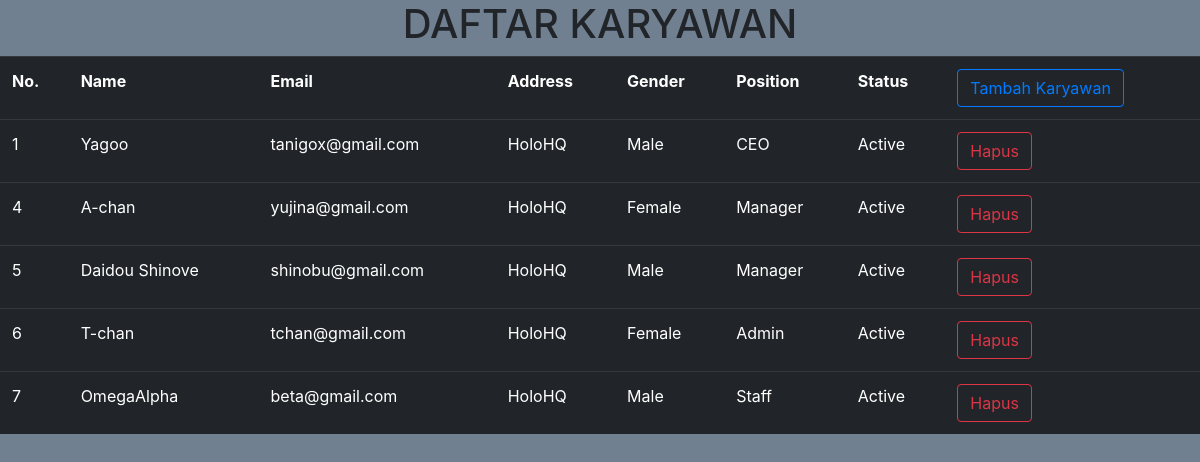
The page / on the database its author committed.
### tables this page shows
CREATE TABLE `karyawan` (
  `id` int(3) NOT NULL,
  `name` varchar(255) NOT NULL,
  `email` varchar(255) NOT NULL,
  `address` varchar(255) NOT NULL,
  `gender` varchar(255) NOT NULL,
  `position` varchar(255) NOT NULL,
  `status` varchar(255) NOT NULL
);

### functions.php (called while the page is built, shortened)
<?php
$conn = mysqli_connect("localhost", "root", "", "praktikum_9");
function query($query)
{
    global $conn;
    $data = mysqli_query($conn, $query);
    $karyawans = [];
    while ($karyawan = mysqli_fetch_assoc($data)) {
        $karyawans[] = $karyawan;
    }
    return $karyawans;
}

### index.php (the view, shortened to what this page needs)
<?php
require 'functions.php';
$karyawan = query("SELECT * FROM karyawan");
?>
<!DOCTYPE html>
<html lang="en">
<head>
    <link rel="stylesheet" href="style.css">
    <link rel="stylesheet" href="https://maxcdn.bootstrapcdn.com/bootstrap/4.0.0/css/bootstrap.min.css">
</head>
<body style=background-color:slategray>
    <h1>DAFTAR KARYAWAN</h1>
    <table class="table table-hover table-dark">
        <tr>
            <th>
                No.
            </th>
            <th>Name</th>
            <th>Email</th>
            <th>Address</th>
            <th>Gender</th>
            <th>Position</th>
            <th>Status</th>
            <th><a href="tambah.php" class="btn btn-outline-primary">Tambah Karyawan</a></th>
        </tr>
        <?php foreach ($karyawan as $item) : ?>
            <tr>
                <td><?= $item["id"] ?></td>
                <td><?= $item["name"] ?></td>
                <td><?= $item["email"] ?></td>
                <td><?= $item["address"] ?></td>
                <td><?= $item["gender"] ?></td>
                <td><?= $item["position"] ?></td>
                <td><?= $item["status"] ?></td>
                <td><a href="hapus.php?id=<?= $item["id"]; ?>" onclick="return confirm('Hapus data ini?')" class="btn btn-outline-danger">Hapus</a></td>
            </tr>
        <?php endforeach ?>
    </table>
</body>
</html>

### style.css (style rules this page uses)
h1 { text-align: center; }

### rows shown on the page
karyawan: id "1", name "Yagoo", email "tanigox@gmail.com", address "HoloHQ", gender "Male", position "CEO", status "Active"
karyawan: id "4", name "A-chan", email "yujina@gmail.com", address "HoloHQ", gender "Female", position "Manager", status "Active"
karyawan: id "5", name "Daidou Shinove", email "shinobu@gmail.com", address "HoloHQ", gender "Male", position "Manager", status "Active"
karyawan: id "6", name "T-chan", email "tchan@gmail.com", address "HoloHQ", gender "Female", position "Admin", status "Active"
karyawan: id "7", name "OmegaAlpha", email "beta@gmail.com", address "HoloHQ", gender "Male", position "Staff", status "Active"
